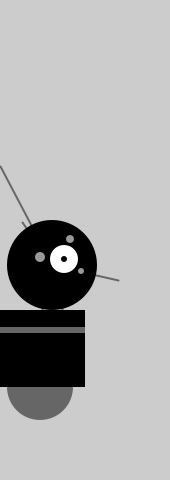
Frame 1 (no input)
Frame 60 (the mouse pressed at the canvas centre just before this capture): identical to frame 1, image omitted
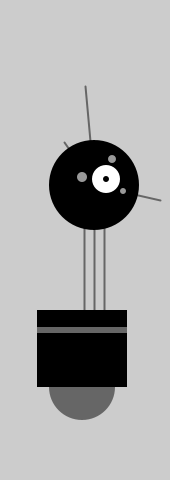
Frame 120 (the mouse held since frame 60 and released just before this capture)

The Processing sketch that drew these frames (run headless with seeded random() and noise(); from frame 60 on, the mouse is pressed at the canvas centre):

// Processing sketch: processing_53055
// ── processing_53055.pde

void setup()
{
  size(170,480);
  smooth();
  strokeWeight(2);
  background(204);
  ellipseMode(RADIUS);
}
  
void draw()
{
  int x = 40+mouseX/2;
  int y = 420;
  int bodyHeight = 110;
  int neckHeight = mouseY/3;
  int radius = 45;
  int ny = y - bodyHeight - neckHeight - radius;
  
  // Neck
  smooth();
  strokeWeight(2);
  background(204);
  ellipseMode(RADIUS);
  stroke(102);
  line(x+2, y-bodyHeight, x+2, ny);
  line(x+12, y-bodyHeight, x+12, ny);
  line(x+22, y-bodyHeight, x+22, ny);
  // Antennae
  line(x+12, ny, x-18, ny-43);
  line(x+12, ny, mouseX, ny-99);
  line(x+12, ny, x+78, ny+15);
  // Body
  noStroke();
  fill(102);
  ellipse(x, y-33, 33, 33);
  fill(0);
  rect(x-45, y-bodyHeight, 90, bodyHeight-33);
  fill(102);
  rect(x-45, y-bodyHeight+17, 90, 6);
  // Head
  fill(0);
  ellipse(x+12, ny, radius, radius);
  fill(255);
  ellipse(x+24, ny-6, 14, 14);
  fill(0);
  ellipse(x+24, ny-6, 3, 3);
  fill(153);
  ellipse(x, ny-8, 5, 5);
  ellipse(x+30, ny-26, 4, 4);
  ellipse(x+41, ny+6, 3, 3);
}
